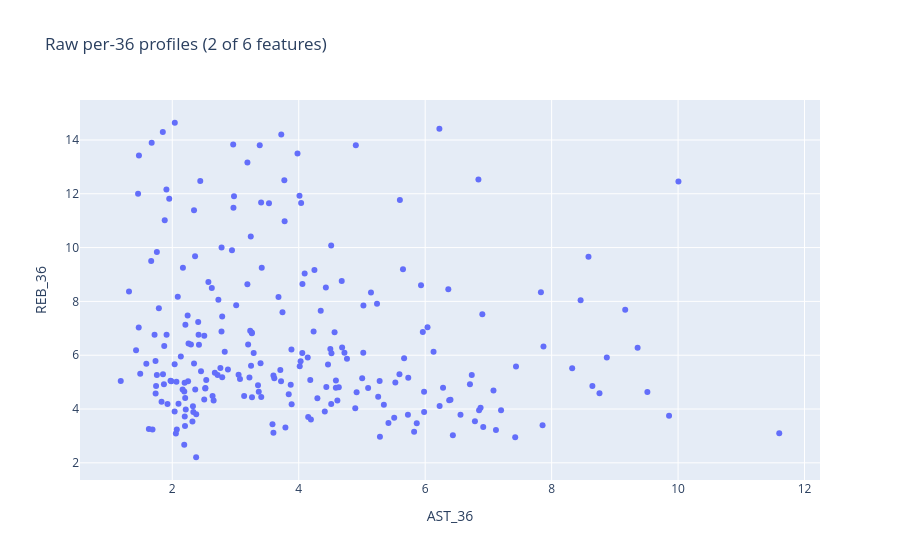
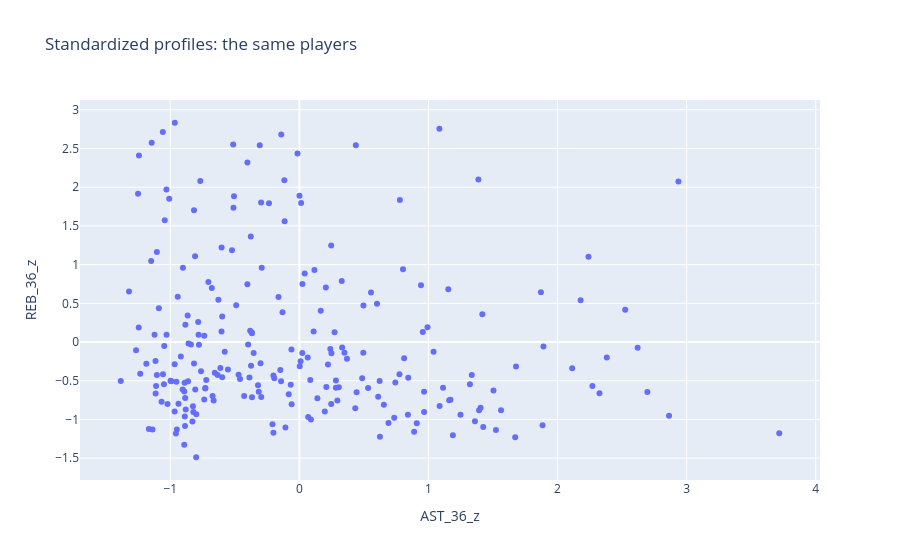

Notebook code for these charts, in order:
### Code cell
X_raw = nba[features].copy()
summary = X_raw.agg(["mean", "std", "min", "max"]).T.round(2)
display(summary)

scaler = StandardScaler()
X_z = scaler.fit_transform(X_raw)
plot_z = pd.DataFrame(X_z, columns=[f + "_z" for f in features])
plot_z["Name"] = nba["Name"]

fig = px.scatter(nba, x="AST_36", y="REB_36", hover_name="Name",
                 title="Raw per-36 profiles (2 of 6 features)")
fig.show()

fig = px.scatter(plot_z, x="AST_36_z", y="REB_36_z", hover_name="Name",
                 title="Standardized profiles: the same players")
fig.show()

### Figure 1 — Plotly figure (JSON) as saved in the notebook; plotly's stock layout.template omitted (floating-point values rounded to 4 significant figures; data arrays with more than 128 entries replaced by an {"elided": "..."} marker saying what was removed)
{"data": [{"hovertemplate": "<b>%{hovertext}</b><br><br>AST_36=%{x}<br>REB_36=%{y}<extra></extra>", "hovertext": {"elided": "229 str values"}, "legendgroup": "", "marker": {"color": "#636efa", "symbol": "circle"}, "mode": "markers", "name": "", "orientation": "v", "showlegend": false, "type": "scatter", "x": {"elided": "229 float values"}, "xaxis": "x", "y": {"elided": "229 float values"}, "yaxis": "y"}], "layout": {"legend": {"tracegroupgap": 0}, "title": {"text": "Raw per-36 profiles (2 of 6 features)"}, "xaxis": {"anchor": "y", "domain": [0, 1], "title": {"text": "AST_36"}}, "yaxis": {"anchor": "x", "domain": [0, 1], "title": {"text": "REB_36"}}}}

### Figure 2 — Plotly figure (JSON) as saved in the notebook; plotly's stock layout.template omitted (floating-point values rounded to 4 significant figures; data arrays with more than 128 entries replaced by an {"elided": "..."} marker saying what was removed)
{"data": [{"hovertemplate": "<b>%{hovertext}</b><br><br>AST_36_z=%{x}<br>REB_36_z=%{y}<extra></extra>", "hovertext": {"elided": "229 str values"}, "legendgroup": "", "marker": {"color": "#636efa", "symbol": "circle"}, "mode": "markers", "name": "", "orientation": "v", "showlegend": false, "type": "scatter", "x": {"elided": "229 float values"}, "xaxis": "x", "y": {"elided": "229 float values"}, "yaxis": "y"}], "layout": {"legend": {"tracegroupgap": 0}, "title": {"text": "Standardized profiles: the same players"}, "xaxis": {"anchor": "y", "domain": [0, 1], "title": {"text": "AST_36_z"}}, "yaxis": {"anchor": "x", "domain": [0, 1], "title": {"text": "REB_36_z"}}}}
